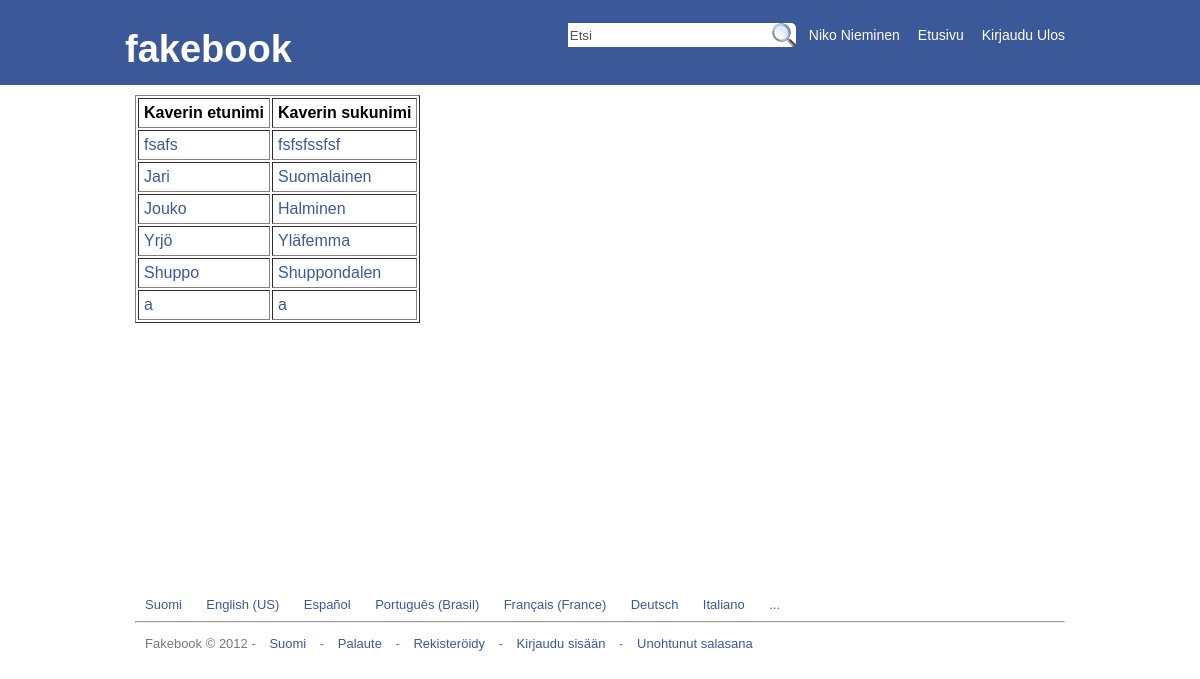
Page /listaa-kaverit.php (signed in) on the committed database.
### tables this page shows
CREATE TABLE `fakebook_users` (
  `id` int(11) NOT NULL AUTO_INCREMENT,
  `sposti` varchar(36) NOT NULL,
  `password` varchar(64) NOT NULL,
  `etunimi` varchar(64) NOT NULL,
  `sukunimi` varchar(84) NOT NULL,
  `syntymapaiva` varchar(2) NOT NULL,
  `syntymakuukausi` varchar(12) NOT NULL,
  `syntymavuosi` varchar(4) NOT NULL,
  `sukupuoli` varchar(6) NOT NULL,
  `ilme` varchar(4096) NOT NULL,
  PRIMARY KEY (`id`),
  UNIQUE KEY `sposti` (`sposti`)
);

### listaa-kaverit.php (the view, shortened to what this page needs)
            	<?php include('navbar.php');
 ?>
            </div>
        </div>
    </div>
	<div id="contentwrap">
		<div id="content">
<?php
$ownid = $_SESSION['id'];
	 $mysli = "SELECT * FROM fakebook_friendships WHERE kohdeid = '$ownid' AND status = 'y';";
$mysqli= mysql_query($mysli)
    or die("Kyselyssä tapahtui virhe.: " . mysql_error());
	echo "<table cellpadding='5' border='1'><tr><td><b>Kaverin etunimi</b></td><td><b>Kaverin sukunimi</b></td>
</tr>";
	while ($row = mysql_fetch_array ($mysqli)) {
		  $pyytajanid = $row['pyytajanid'];
					 $myssli = "SELECT * FROM fakebook_users WHERE id = '$pyytajanid';";
						$myssqli= mysql_query($myssli)
							or die("Kyselyssä tapahtui virhe.: " . mysql_error());
							while ($trow = mysql_fetch_array ($myssqli)) {
							echo "<tr>
							<td><a href='profile.php?show={$trow['id']}'>{$trow['etunimi']}</a></td><td><a href='profile.php?show={$trow['id']}'>{$trow['sukunimi']}</a></td>
							</tr>";
									}
}
	 $mysssli = "SELECT * FROM fakebook_friendships WHERE pyytajanid = '$ownid' AND status = 'y';";
$mysssqli= mysql_query($mysssli)
    or die("Kyselyssä tapahtui virhe.: " . mysql_error());
	while ($brow = mysql_fetch_array ($mysssqli)) {
		  $kohdeid = $brow['kohdeid'];
					 $myssssli = "SELECT * FROM fakebook_users WHERE id = '$kohdeid';";
						$myssssssqli= mysql_query($myssssli)
							or die("Kyselyssä tapahtui virhe.: " . mysql_error());
							while ($drow = mysql_fetch_array ($myssssssqli)) {
							echo "<tr>
							<td><a href='profile.php?show={$drow['id']}'>{$drow['etunimi']}</a></td><td><a href='profile.php?show={$drow['id']}'>{$drow['sukunimi']}</a></td>
							</tr>";
									}
}
echo "</table>";
?>
		</div>
	</div>

### fakebook-styles.css (style rules this page uses)
body { margin: 0; background-color: #fff; font-family: tahoma, "ta homa", "Lucida Grande", Georgia, Arial, Helvetica; }
#container { width: 100%; min-height: 690px; }
#headerwrap { background-color: #3b5998; height: 85px; width:100%; }
#header { margin: auto; width: 950px; height: 85px; padding: 0; }
#headerotsikko { float: left; width: 350px; height: 57px; padding: 28px 0 0 0; }
#headerotsikko h1 { color: #ffffff; margin: 0; font-size: 38px; font-weight: bold; }
#headerotsikko a { color: #ffffff; text-decoration: none; margin: 0; font-size: 38px; font-weight: bold; }
#headerlogin { float: right; width: 600px; height: 75px; color: #ffffff; font-size: 11px; font-weight: normal; padding-top: 10px; }
#footerwrap { min-height: 80px; width: 100%; clear: both; }
#footer { width: 930px; min-height: 60px; padding: 10px; margin: auto; }
#footer p { color: #3b5998; margin: 0; }
#contentwrap { width: 100%; min-height: 500px; }
#content { width: 930px; min-height: 480px; margin: auto; padding: 10px; }
#content a { color: #3b5998; margin: 0; font-weight: normal; text-decoration: none; }

### rows in the picture
fakebook_users: etunimi "fsafs", sukunimi "fsfsfssfsf"
fakebook_users: etunimi "Jari", sukunimi "Suomalainen"
fakebook_users: etunimi "Jouko", sukunimi "Halminen"
fakebook_users: etunimi "Yrjö", sukunimi "Yläfemma"
fakebook_users: etunimi "Shuppo", sukunimi "Shuppondalen"
fakebook_users: etunimi "a", sukunimi "a"

### other values in the picture
$_SESSION['etunimi'] "Niko"
$_SESSION['sukunimi'] "Nieminen"
